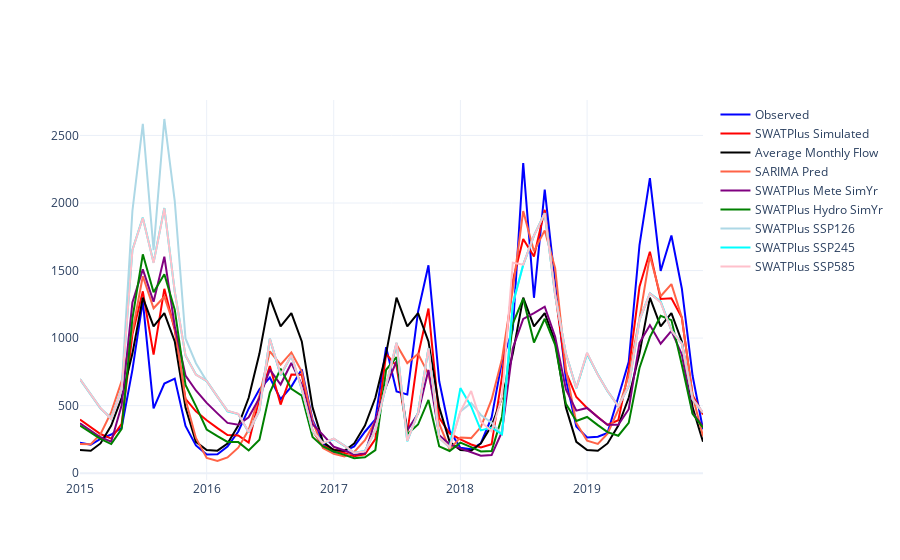
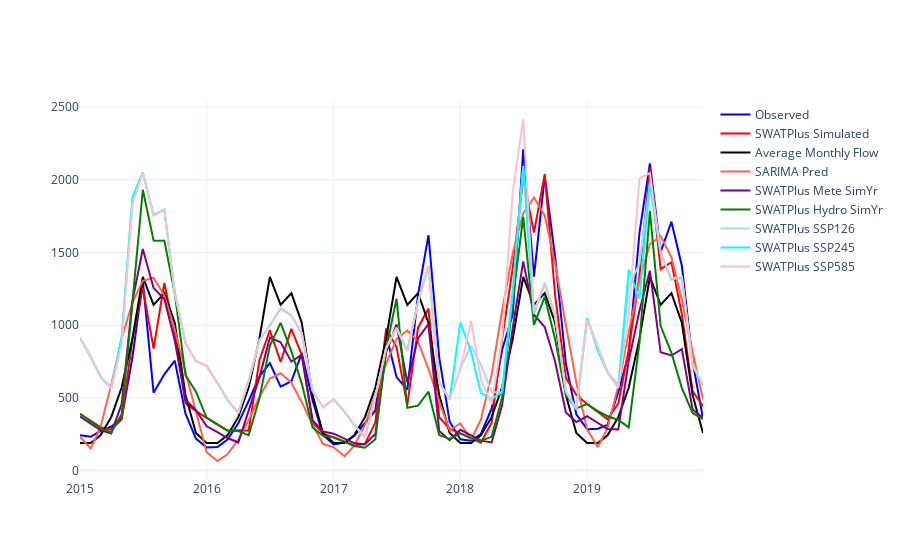
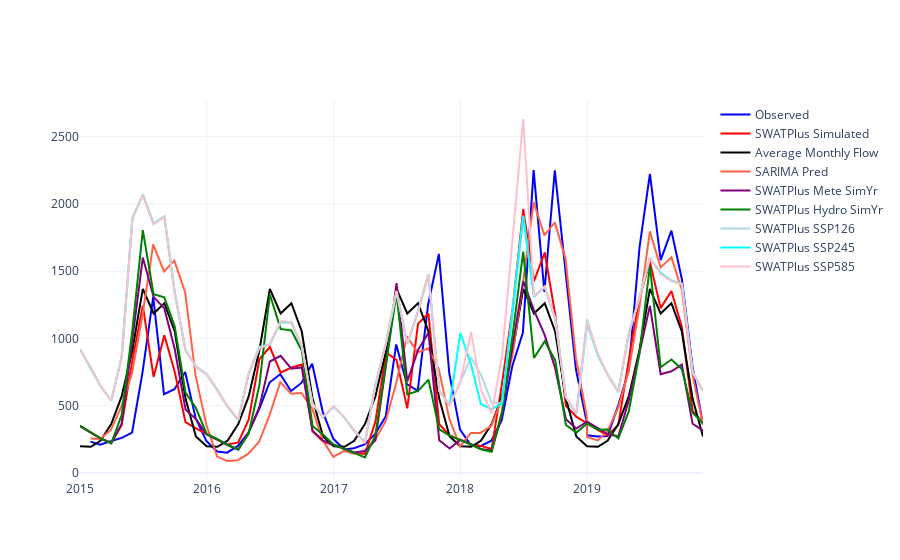

Notebook cell for these charts, in order:
### Markdown cell above
Read the prediction of different models and evaluate the performance.

### Code cell
pred_years = np.arange(2015,2020)
index = pd.date_range(start=f'{pred_years[0]}-01-01',end=f'{pred_years[-1]}-12-31',freq='MS')
for hydro_station in hydro_stations:
    hydro_station_abbr = hydrostation_abbrs[hydro_station]
    hydro_station_channel = hydrostation_channel[hydro_station]
    
    obs_df = pd.read_csv(f'../data/{hydro_station.lower()}_natural_monthly_flow.csv',index_col=['date'],parse_dates=['date'])
    obs_his = obs_df.copy().loc[:f'{pred_years[0]-1}-12-31']
    obs_his_monthly_mean = obs_his.groupby(obs_his.index.month)['flow(m^3/s)'].mean()
    # Create a new DataFrame with monthly average flow for 2015
    df_monthly_avg = pd.DataFrame(index=index)
    # Replicate the monthly average flow for years 2015-2019
    for year in range(pred_years[0],pred_years[-1]+1):
        for month in range(1,13):   
            df_monthly_avg.loc[f'{year}-{month}-01','flow(m^3/s)'] = obs_his_monthly_mean[month]

    arima_pred = pd.read_csv(f'../result/ARIMAPredData/seasonal_decompose_multiplicative_arima_pred_{hydro_station.lower()}_2015_{pred_years[-1]}.csv',index_col=['date'],parse_dates=['date'])
    SWATPlus_simu = pd.read_csv(f'../result/SWATPlusCalValSimData/Channel_{hydro_station_channel}_Monthly_River-Flow_{hydro_station}_Sim1972_2019.csv',index_col=['Date'],parse_dates=['Date'])
    SWATPlus_simu = SWATPlus_simu.loc[f'{pred_years[0]}-01-01':f'{pred_years[-1]}-12-31',:]
    SWATPlus_simu = SWATPlus_simu.sort_index()
    SWATPlus_simu.index = index
    
    pred_data_swatp_mete_simyr = pd.read_csv(f'../result/SWATPlusPredUsingMeteSimYearData/{hydro_station}_SWATPlus_pred_obs_{pred_years[0]}_{pred_years[-1]}.csv',index_col=['date'],parse_dates=['date'])
    pred_data_swatp_hydro_simyr = pd.read_csv(f'../result/SWATPlusPredUsingHydroSimYearData/{hydro_station}_SWATPlus_pred_obs_{pred_years[0]}_{pred_years[-1]}.csv',index_col=['date'],parse_dates=['date'])
    pred_data_swatp_clip_ssp126 = pd.read_csv(f'../result/SWATPlusPredUsingClimatePatternData/{hydro_station}_SWATPlus_pred_obs_ssp126_{pred_years[0]}_{pred_years[-1]}_corrected_using_historical_mean_std.csv',index_col=['date'],parse_dates=['date'])
    pred_data_swatp_clip_ssp245 = pd.read_csv(f'../result/SWATPlusPredUsingClimatePatternData/{hydro_station}_SWATPlus_pred_obs_ssp245_{pred_years[0]}_{pred_years[-1]}_corrected_using_historical_mean_std.csv',index_col=['date'],parse_dates=['date'])
    pred_data_swatp_clip_ssp585 = pd.read_csv(f'../result/SWATPlusPredUsingClimatePatternData/{hydro_station}_SWATPlus_pred_obs_ssp585_{pred_years[0]}_{pred_years[-1]}_corrected_using_historical_mean_std.csv',index_col=['date'],parse_dates=['date'])      
    
    
    print('R2,TSC for average monthly flow:',
          r2_score(obs_df.loc[f'{pred_years[0]}-01-01':f'{pred_years[-1]}-12-31','flow(m^3/s)'],df_monthly_avg['flow(m^3/s)']),
          TCS(obs_df.loc[f'{pred_years[0]}-01-01':f'{pred_years[-1]}-12-31','flow(m^3/s)'],df_monthly_avg['flow(m^3/s)']))
    print('R2,TCS for SARIMA:',
          r2_score(obs_df.loc[f'{pred_years[0]}-01-01':f'{pred_years[-1]}-12-31','flow(m^3/s)'],arima_pred.loc[f'{pred_years[0]}-01-01':f'{pred_years[-1]}-12-31','flow(m^3/s)']),
          TCS(obs_df.loc[f'{pred_years[0]}-01-01':f'{pred_years[-1]}-12-31','flow(m^3/s)'],arima_pred.loc[f'{pred_years[0]}-01-01':f'{pred_years[-1]}-12-31','flow(m^3/s)']))
    print('R2,TCS for SWATPlus Mete SimYr:',
          r2_score(pred_data_swatp_mete_simyr['obs'],pred_data_swatp_mete_simyr['pred']),
          TCS(pred_data_swatp_mete_simyr['obs'],pred_data_swatp_mete_simyr['pred']))
    print('R2,TCS for SWATPlus Hydro SimYr:',
          r2_score(pred_data_swatp_hydro_simyr['obs'],pred_data_swatp_hydro_simyr['pred']),
          TCS(pred_data_swatp_hydro_simyr['obs'],pred_data_swatp_hydro_simyr['pred']))
    print('R2,TCS for SWATPlus SSP126:',
          r2_score(pred_data_swatp_clip_ssp126['obs'],pred_data_swatp_clip_ssp126['corrected_pred']),
          TCS(pred_data_swatp_clip_ssp126['obs'],pred_data_swatp_clip_ssp126['corrected_pred']))
    print('R2,TCS for SWATPlus SSP245:',
          r2_score(pred_data_swatp_clip_ssp245['obs'],pred_data_swatp_clip_ssp245['corrected_pred']),
          TCS(pred_data_swatp_clip_ssp245['obs'],pred_data_swatp_clip_ssp245['corrected_pred']))
    print('R2,TCS for SWATPlus SSP585:',
          r2_score(pred_data_swatp_clip_ssp585['obs'],pred_data_swatp_clip_ssp585['corrected_pred']),
          TCS(pred_data_swatp_clip_ssp585['obs'],pred_data_swatp_clip_ssp585['corrected_pred']))
    # visualize
    fig = go.Figure()
    fig.add_trace(go.Scatter(x=obs_df.loc[f'{pred_years[0]}-01-01':f'{pred_years[-1]}-12-31'].index, y=obs_df.loc[f'{pred_years[0]}-01-01':f'{pred_years[-1]}-12-31','flow(m^3/s)'], mode='lines', name='Observed', line=dict(color='blue')))
    fig.add_trace(go.Scatter(x=SWATPlus_simu.index,y=SWATPlus_simu['Value'],mode='lines',name='SWATPlus Simulated',line=dict(color='red')))
    fig.add_trace(go.Scatter(x=df_monthly_avg.index,y=df_monthly_avg['flow(m^3/s)'],mode='lines',name='Average Monthly Flow',line=dict(color='black')))
    fig.add_trace(go.Scatter(x=arima_pred.index,y=arima_pred['flow(m^3/s)'],mode='lines',name='SARIMA Pred',line=dict(color='tomato')))
    fig.add_trace(go.Scatter(x=pred_data_swatp_mete_simyr.index,y=pred_data_swatp_mete_simyr['pred'],mode='lines',name='SWATPlus Mete SimYr',line=dict(color='purple')))
    fig.add_trace(go.Scatter(x=pred_data_swatp_hydro_simyr.index,y=pred_data_swatp_hydro_simyr['pred'],mode='lines',name='SWATPlus Hydro SimYr',line=dict(color='green')))
    fig.add_trace(go.Scatter(x=pred_data_swatp_clip_ssp126.index,y=pred_data_swatp_clip_ssp126['corrected_pred'],mode='lines',name='SWATPlus SSP126',line=dict(color='lightblue')))
    fig.add_trace(go.Scatter(x=pred_data_swatp_clip_ssp245.index,y=pred_data_swatp_clip_ssp245['corrected_pred'],mode='lines',name='SWATPlus SSP245',line=dict(color='cyan')))
    fig.add_trace(go.Scatter(x=pred_data_swatp_clip_ssp585.index,y=pred_data_swatp_clip_ssp585['corrected_pred'],mode='lines',name='SWATPlus SSP585',line=dict(color='pink')))
    fig.show()
